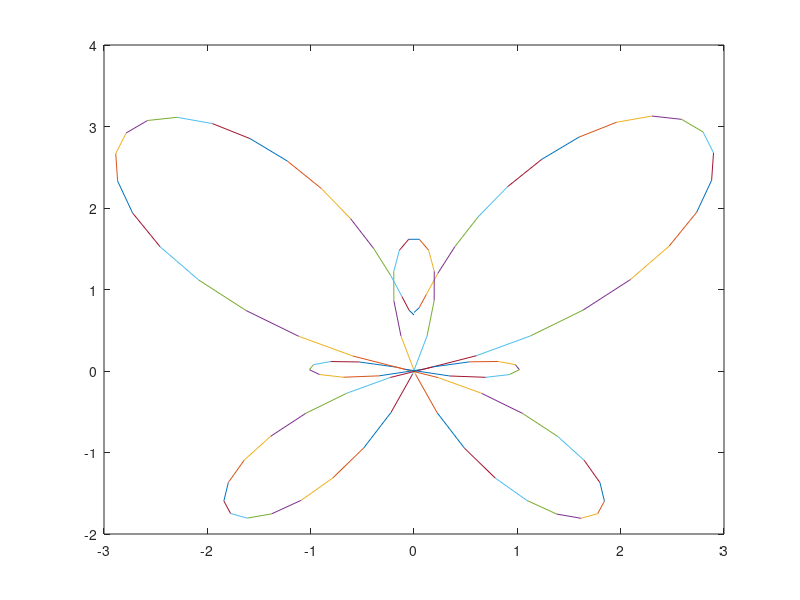

The MATLAB script that drew this image:
clf

t = linspace(0,2*pi,100);

x = sin(t).*(exp(cos(t))-2.*cos(4.*t)-sin(t./12).^5);
y = cos(t).*(exp(cos(t))-2.*cos(4.*t)-sin(t./12).^5);

for i=1:99
    plot([x(i),x(i+1)],[y(i),y(i+1)])
    hold on
    xlim([-3 3])
    ylim([-2 4])
    pause(0.01)

end